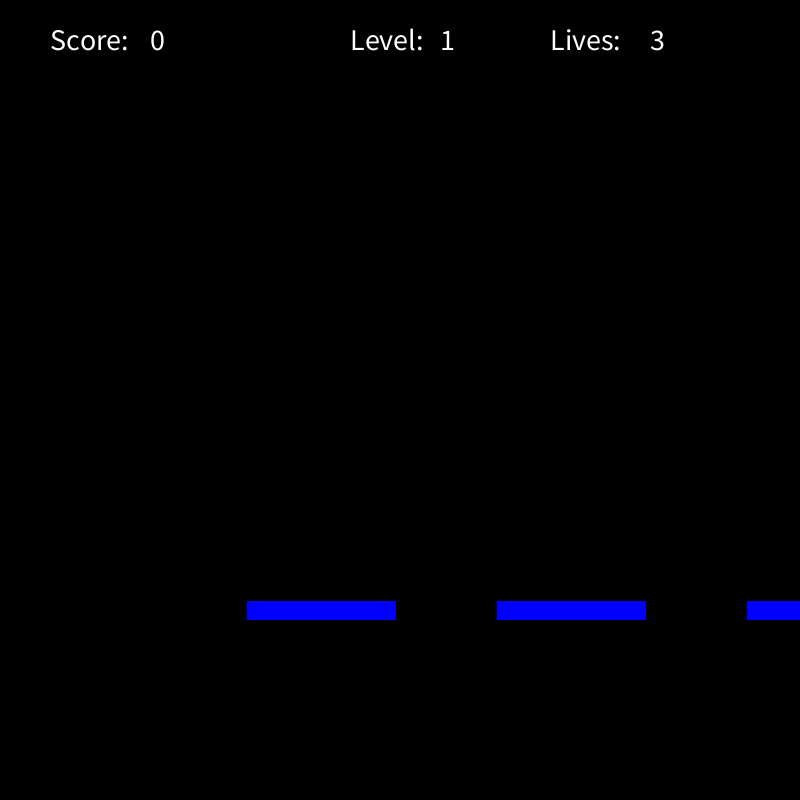
Frame 1 (no input)
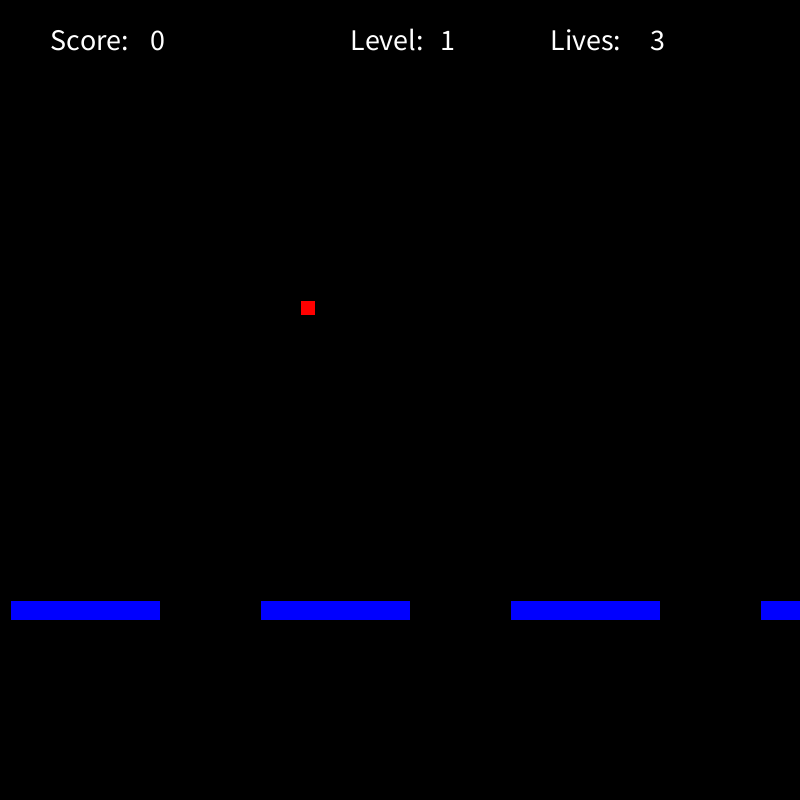
Frame 60 (the mouse pressed at the canvas centre just before this capture)
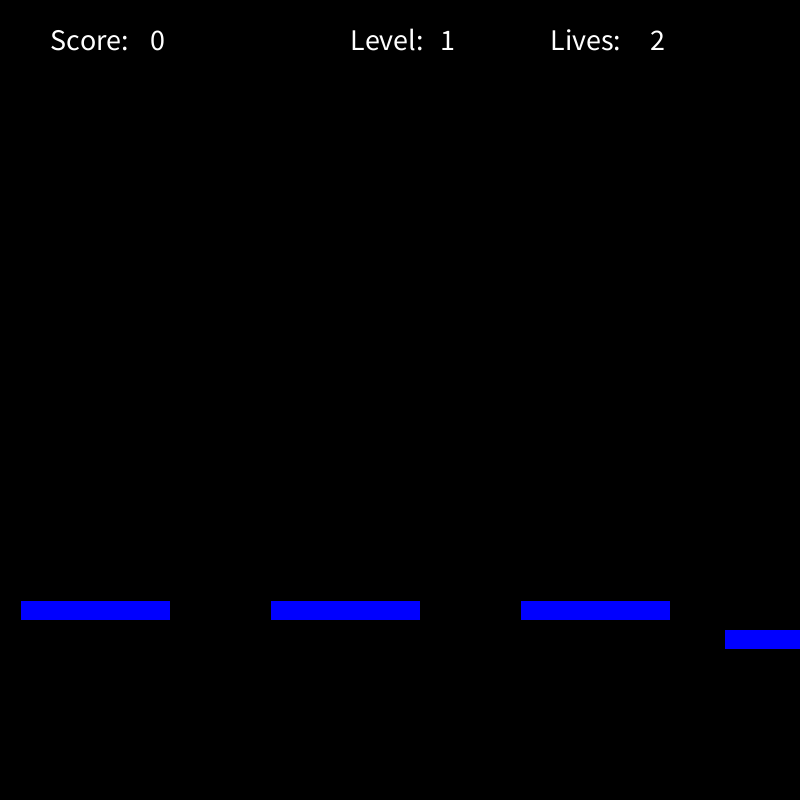
Frame 120 (the mouse held since frame 60 and released just before this capture)

The Processing sketch that drew these frames (run headless with seeded random() and noise(); from frame 60 on, the mouse is pressed at the canvas centre):

// Processing sketch: sidescroller
// ── sidescroller.pde
GameManager game;

void setup(){
  size(800,800);
  game = new GameManager();
}

void draw(){
  background(0);
  game.update();
  game.display();
}

void keyPressed(){
  game.action(key);
}

// ── Block.pde
class Block{
  int x;
  int y;
  int w;
  int speed;
  int l;
  
  Block(int startx, int starty, int startw, int startspeed, int startl){
    x=startx;
    y=starty;
    w=startw;
    speed=startspeed;
    l=startl;
  }
  
  void draw(){
    rect(x,y,w,20);
  }
  
  void move(){
    x=x+speed;
  }
  
  
}

// ── GameManager.pde
class GameManager{
  Player p;
  ArrayList<Block>blocks;
  int z=0;
  int s=-4;
  int level=1;
  
  GameManager(){
    p = new Player(300,-300,10, 0, 3);
    blocks = new ArrayList<Block>();
    for (int i=0; i<4; i++){
      Block b = new Block ((i+1)*250, 600, 150, -4, 0);
      blocks.add(b);
    }
    
  }
  
  void display(){
    p.draw();
    for (Block b: blocks){
      if (b.l==0){
        fill(0,0,255);
        b.draw();
      }
      if (b.l==1){
        fill(0,255,0);
        b.draw();
      }
    }
    fill(255);
    textSize(30);
    text(p.score, 150, 50);
    text("Score: ", 50, 50);
    text("Lives: ", 550, 50);
    text(p.lives, 650, 50);
    text("Level: ", 350, 50);
    text(level, 440,50);
  }
  
  void update(){
    
    //Moving
    
    p.move();
    for (Block b: blocks){
      b.move();
    }
    
    //Collision Detection
    
    for (int i=blocks.size()-1; i>=0; i--){
      Block b = blocks.get(i);
     
      if ((p.y+15)>=(b.y-5) && p.y+15<=b.y+5 && p.x>=b.x && (p.x+15)<=(b.x+b.w)){
        p.speed=0;
        b.l=1;
        p.a=0;
        p.score=p.score+10;
        p.y=b.y-15;
      }
      if (-3<b.y-p.y+20 && b.y+20-p.y<3 && p.x>=b.x && (p.x+15)<=(b.x+b.w)){
        p.speed=10;
        p.a=0;
      }
    }
    
    //Adding Blocks
    
    if (blocks.size()==3){
      fill(0,0,255);
      Block a = blocks.get(0);
      Block b = new Block (800, int(random(500,700)), 150, s, 0);
      blocks.add(b);
      z++;
    }

    
    //Removing Blocks
    
    for (int i=blocks.size()-1;i>=0; i--){
      Block b = blocks.get(i);
      if ((b.x+b.w)<=0){
        blocks.remove(i);
      }
    }
    
    //Speeding Up
    
    if (z==15){
      s--;
      level++;
      for (Block b: blocks){
        b.speed=s;
      }
      z=0;
    }
    
    //Lives
    
    if (p.y>800){
      p.lives--;
      p.x=300;
      p.y=-300;
      p.a=0;
    }
    
    //Game Over
    
    if (p.lives==0){
      fill(255,0,0);
      textSize(75);
      text("You Lose", width/4, height/2);
      noLoop();
    }
      
  }
  
  void action(char key){
    if (keyCode==UP){
      p.jump();
    }
  }
  
  
  
  
  
  
  
}

// ── Player.pde
class Player{
  int x;
  int y;
  int speed;
  int a=0;
  int score;
  int lives;
  
  Player (int startx, int starty, int startspeed, int startscore, int startlives){
    x=startx;
    y=starty;
    speed=startspeed;
    score=startscore;
    lives=startlives;
  }
  
  void draw(){
    fill(255,0,0);
    rect(x,y,15,15);
  }
  
  void move(){
    y=y+speed;
    if (speed<10){
      speed++;
    }
  }
  
  void jump(){
    if (a==0||a==1){
      speed=-15;
      a++;
    }
  }
}
